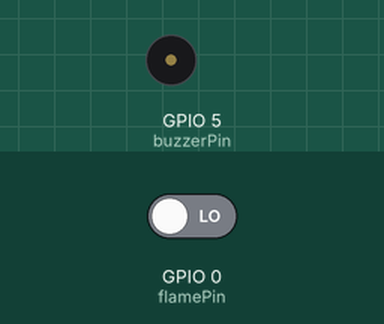
This sketch was run on a simulated ESP8266 (NodeMCU). On the bench: buzzer (waves = sounding, pin HIGH). Inputs (shaded band) come from the test bench; at power-on: GPIO 0 (flamePin) LOW. WiFi joins after 1.5 s; servers stay silent unless stated; what the sketch prints to the serial monitor is not drawn.

Above: at 3.2 s.
3.3 s: GPIO 0 (flamePin) driven HIGH
At 13.7 s:
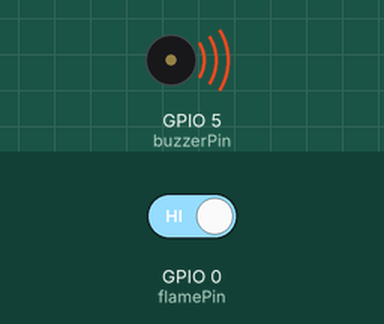
Timing chart, 0 to 63.9 s (numbered marks = the images above; inputs shaded):
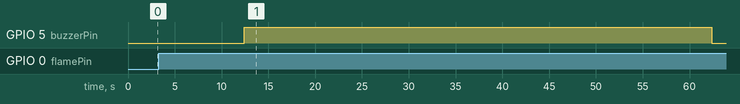

Measured:
- after the input at 3.3 s, GPIO 5 (buzzerPin): LOW → HIGH after 9.1 s, → LOW 50.0 s later

The sketch:

fireDetector.ino
```cpp
#include <ESP8266WiFi.h>
#include <ESP8266HTTPClient.h>

// Connected wifi
const char* ssid = "IITP";
const char* password = "K0r3anSquar3!20";

const int buzzerPin = 5; // buzzer sensor
const int flamePin = 0; // flame sensor
int Flame = HIGH;

void passData ()
{
  WiFiClient client; // Must be declared as a local variable

  HTTPClient http;  //Declare an object of class HTTPClient

  String Fire="FIRE";
  http.begin(client, "http://3.19.6.82:8080/fireAlarm/testuuid");  //Specify request destination
  int httpCode = http.GET();                                  //Send the request

  if (httpCode > 0) { //Check the returning code

    String payload = http.getString();   //Get the request response payload
    Serial.println(payload);             //Print the response payload

  }
  http.end();   //Close connection
}

void connectWifi ()
{
  // start searching to wifi
  WiFi.begin(ssid, password);

  Serial.print("Connecting to WiFi");
  // If there is no wifi connection
  while (WiFi.status() != WL_CONNECTED) {
    delay(1000);
    Serial.print(".");
  }
  Serial.print("Connected to WiFi");
}

void setup () {
  pinMode(buzzerPin, OUTPUT);
  pinMode(flamePin, INPUT);

  Serial.begin(115200);
  connectWifi();
}

void loop() {
  // flame sensor reaction
  Flame = digitalRead(flamePin);

  // If a flame is detected
  if (Flame == 1) // Serial.available() > 0
  {
    passData(); // Send message to server
    digitalWrite(buzzerPin, HIGH); // Sound
    delay(50000);
    digitalWrite(buzzerPin, LOW);
    delay(50000);
  }
  else // general situation
  {
    passData();
    delay(10000);
    digitalWrite(buzzerPin, LOW);
  }
}
```
